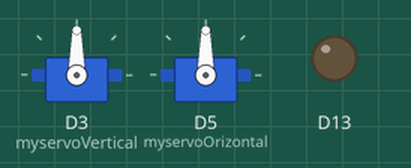
The sketch below on a simulated Arduino Zero (SAMD21). Shown: 2 × servo, output pins drawn as LEDs (lit = HIGH). Random numbers use the default seed unless the sketch sets one.

Above: at 0.0 s.
At 5.19 s:
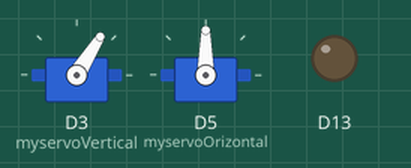
At 17.8 s:
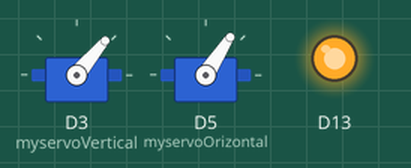
At 22.91 s:
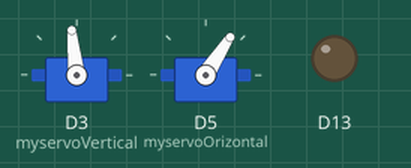
At 32.9 s:
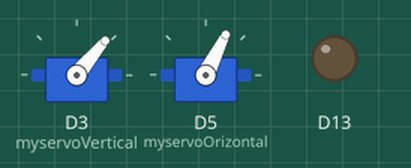
At 37.93 s:
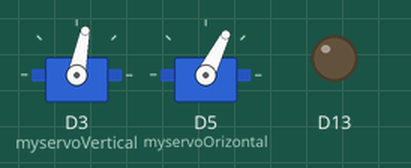
Timing chart, 0 to 40.0 s (numbered marks = the images above):
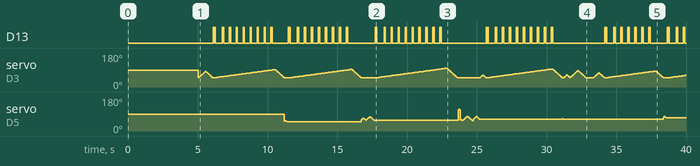

The sketch:

TwoServoMotorArms.ino
```cpp
/* Cumpanasu Florin
 *  Some nice moves of a 2 axis head
 *  Just connect the vertical axe servo and horizontal axe servo
 *  Build for 180 degree servos
 *  On Funduino(Asduino)
 *  Amtel atmega328p Xplained mini
 *  AVRISP Mkll programmer
 * GitHub: https://github.com/profimedica
 * StackOverflow: http://stackoverflow.com/users/1001199/profimedica
 * VisualStudio: https://profimedica.visualstudio.com/
 * LinkdIn: https://www.linkedin.com/in/florincumpanasu
 * Painting: https://www.facebook.com/paintalbum
*/

#include <Servo.h>

Servo myservoVertical;
Servo myservoOrizontal;

int pos = 0;

void setup() {
  myservoVertical.attach(3);  // attaches the servo on pin 3 to the servo object
  myservoOrizontal.attach(5);  // attaches the servo on pin 3 to the servo object
  pinMode(PIN_LED_13, OUTPUT);
  delay(5000);
}

void loop() {
  int program = random(0, 20);
  int groundLevel = 50;
  delay(random(0, 50));
  if(program > 16)
  {
    bool isInitialized = false;
    int randomUp = random(80, 100);
    for (pos = groundLevel; pos <= randomUp; pos += 1) { // goes from 0 degrees to 180 degrees
      // in steps of 1 degree
      myservoVertical.write(pos);              // tell servo to go to position in variable 'pos'
      if(pos%5 == 0)
      digitalWrite(PIN_LED_13, HIGH);   // turn the LED on (HIGH is the voltage level)
      if(!isInitialized)
      {
        for(int i=0; i < 5; i++)
        {
          digitalWrite(PIN_LED_13, HIGH);   // turn the LED on (HIGH is the voltage level)
          delay(20);
          digitalWrite(PIN_LED_13, LOW);    // turn the LED off by making the voltage LOW
          delay(10);
        }
        isInitialized = true;
      }
      delay(100);                       // waits 15ms for the servo to reach the position
      digitalWrite(PIN_LED_13, LOW);    // turn the LED off by making the voltage LOW
    }
    for (pos = randomUp; pos >= groundLevel; pos -= 1) { // goes from 180 degrees to 0 degrees
      myservoVertical.write(pos);              // tell servo to go to position in variable 'pos'
      delay(15);                       // waits 15ms for the servo to reach the position
    }
  }
  if(program == 15)
  {
    delay(random(100, 1000));
  }
  if(program == 1)
  {
    int randomLeft = random(50, 80);
    int randomRight = random(50, 80);
    for (pos = randomLeft; pos <= randomRight; pos += 1) { // goes from 0 degrees to 180 degrees
      // in steps of 1 degree
      myservoOrizontal.write(pos);              // tell servo to go to position in variable 'pos'
      delay(15);                       // waits 15ms for the servo to reach the position
    }
    for (pos = randomRight; pos >= randomLeft; pos -= 1) { // goes from 180 degrees to 0 degrees
      myservoOrizontal.write(pos);              // tell servo to go to position in variable 'pos'
      delay(15);                       // waits 15ms for the servo to reach the position
    }
  }
  if(program == 5)
  {
    int randomLeft = random(100, 120);
    int randomRight = random(100, 120);
    for (pos = randomLeft; pos <= randomRight; pos += 1) { // goes from 0 degrees to 180 degrees
      // in steps of 1 degree
      myservoOrizontal.write(pos);              // tell servo to go to position in variable 'pos'
      delay(15);                       // waits 15ms for the servo to reach the position
    }
    for (pos = randomRight; pos >= randomLeft; pos -= 1) { // goes from 180 degrees to 0 degrees
      myservoOrizontal.write(pos);              // tell servo to go to position in variable 'pos'
      delay(15);                       // waits 15ms for the servo to reach the position
    }
  }
  if(program > 1 && program < 5)
  {
    int randomLeft = 105;
    int randomRight = 100;
    for (pos = randomLeft; pos <= randomRight; pos += 1) { // goes from 0 degrees to 180 degrees
      // in steps of 1 degree
      myservoOrizontal.write(pos);              // tell servo to go to position in variable 'pos'
      delay(15);                       // waits 15ms for the servo to reach the position
    }
    for (pos = randomRight; pos >= randomLeft; pos -= 1) { // goes from 180 degrees to 0 degrees
      myservoOrizontal.write(pos);              // tell servo to go to position in variable 'pos'
      delay(15);                       // waits 15ms for the servo to reach the position
    }
  }
  if(program == 0)
  {
    int randomLeft = 105;
    int randomRight = 120;
    for (pos = randomLeft; pos <= randomRight; pos += 1) { // goes from 0 degrees to 180 degrees
      // in steps of 1 degree
      myservoOrizontal.write(pos);              // tell servo to go to position in variable 'pos'
      delay(30);                       // waits 15ms for the servo to reach the position
    }
    for (pos = randomRight; pos >= randomLeft; pos -= 1) { // goes from 180 degrees to 0 degrees
      myservoOrizontal.write(pos);              // tell servo to go to position in variable 'pos'
      delay(10);                       // waits 15ms for the servo to reach the position
    }
  }
  if(program > 5 && program <10)
  {
    int randomUp = random(groundLevel, 90);
    for (pos = groundLevel; pos <= randomUp; pos += 1) { // goes from 0 degrees to 180 degrees
      // in steps of 1 degree
      myservoVertical.write(pos);              // tell servo to go to position in variable 'pos'
      delay(15);                       // waits 15ms for the servo to reach the position
    }
    for (pos = randomUp; pos >= groundLevel; pos -= 1) { // goes from 180 degrees to 0 degrees
      myservoVertical.write(pos);              // tell servo to go to position in variable 'pos'
      delay(15);                       // waits 15ms for the servo to reach the position
    }
  }
  else
  {
    int randomLeft = random(50, 80);
    int randomRight = random(50, 80);
    for (pos = randomLeft; pos <= randomRight; pos += 1) { // goes from 0 degrees to 180 degrees
      // in steps of 1 degree
      myservoOrizontal.write(pos);              // tell servo to go to position in variable 'pos'
      delay(15);                       // waits 15ms for the servo to reach the position
    }
    for (pos = randomRight; pos >= randomLeft; pos -= 1) { // goes from 180 degrees to 0 degrees
      myservoOrizontal.write(pos);              // tell servo to go to position in variable 'pos'
      delay(15);                       // waits 15ms for the servo to reach the position
    }
  }
}
```
